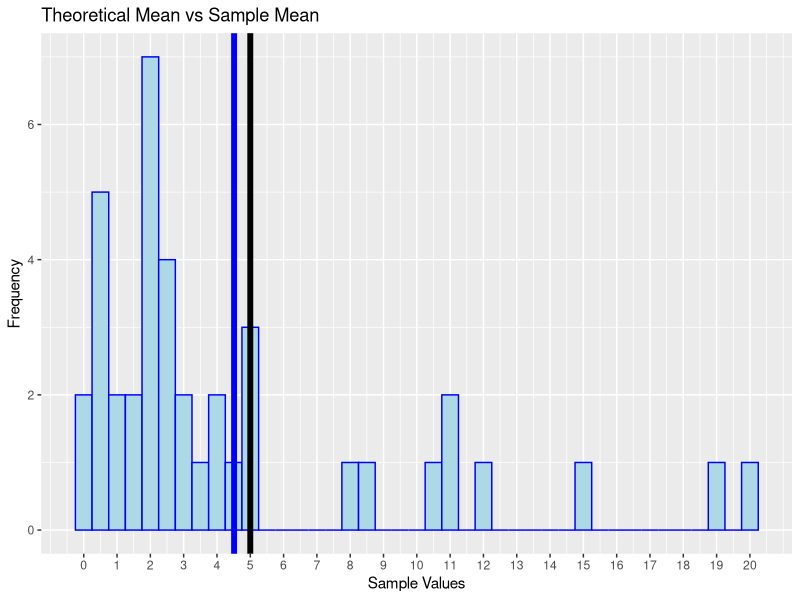
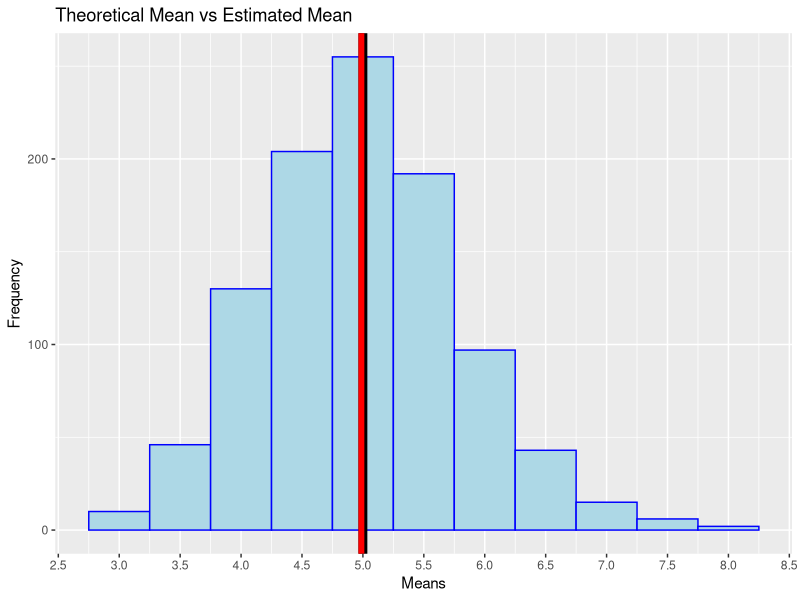
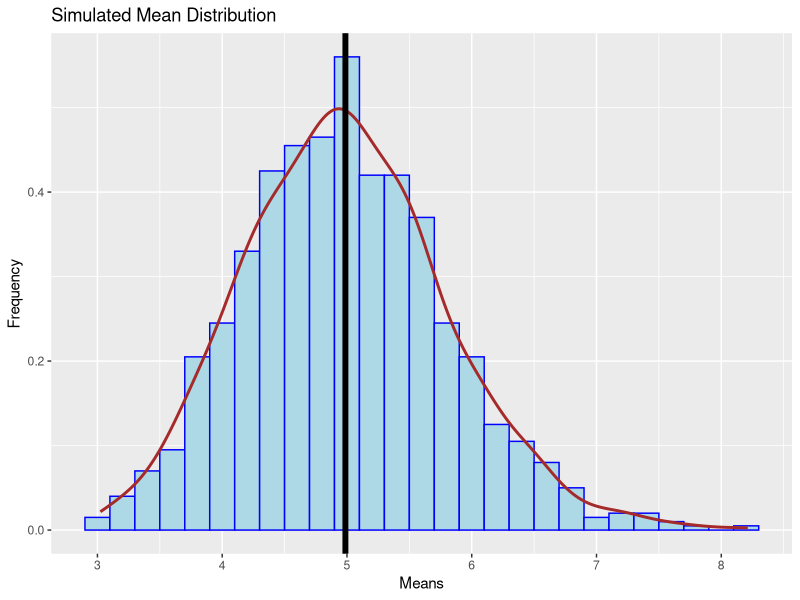

These charts were generated, in order, by the following R code:
## ---- chunk 1
library(ggplot2)
## ---- chunk 2
n <- 40
lambda <- 0.2
nosim <- 1000
## ---- chunk 3
set.seed(1000)
## ---- chunk 4
sample <- rexp(n, lambda)
## ---- chunk 5
sample.mean <- mean(sample)
sample.s <- sd(sample)
## ---- chunk 6
theoretical.mean <- 1 / lambda
theoretical.sigma <- 1 / lambda
## ---- chunk 7
ggplot(data.frame(data = sample), aes(x = data)) + 
    labs(title = 'Theoretical Mean vs Sample Mean') +
    labs(x = 'Sample Values', y = 'Frequency') +
    geom_histogram(colour = 'blue', fill = 'light blue', binwidth = 0.5) +
    scale_x_continuous(breaks=seq(0, 20, 1)) +
    geom_vline(xintercept = theoretical.mean, color = 'black', size = 2) +
    geom_vline(xintercept = sample.mean, color = 'blue', size = 2)
## ---- chunk 8
cat('Sample Standard Deviation (s):', sample.s)
cat('Theoretical (population) Standard Deviation (sigma):', theoretical.sigma)
## ---- chunk 9
simulations <- matrix(rexp(n * nosim, lambda), nosim)
## ---- chunk 10
simulation.means <- apply(simulations, 1, mean) ### 1 here indicates ROW
## ---- chunk 11
estimated.mean <- mean(simulation.means)
estimated.sigma <- sd(simulation.means) * sqrt(n)
## ---- chunk 12
ggplot(data.frame(means = simulation.means), aes(x = means)) +
    labs(title = 'Theoretical Mean vs Estimated Mean') +
    labs(x = 'Means', y = 'Frequency') +
    geom_histogram(colour = 'blue', fill = 'light blue', binwidth = 0.5) +
    scale_x_continuous(breaks=seq(0, 10, 0.5)) +
    geom_vline(xintercept = theoretical.mean, color = 'black', size = 3) +
    geom_vline(xintercept = estimated.mean, color = 'red', size = 2)
## ---- chunk 13
cat('Estimated Standard Deviation (sigma):', estimated.sigma)
cat('Theoretical (population) Standard Deviation (sigma):', theoretical.sigma)
## ---- chunk 14
ggplot(data.frame(means = simulation.means), aes(x = means)) + 
    labs(title = 'Simulated Mean Distribution') +
    labs(x = 'Means', y = 'Frequency') +
    geom_histogram(aes(y = ..density..), colour = 'blue',
                   fill = 'light blue', binwidth = 0.2) +
    geom_density(color = 'brown', size = 1) +
    geom_vline(xintercept = estimated.mean, color = 'black', size = 2)
